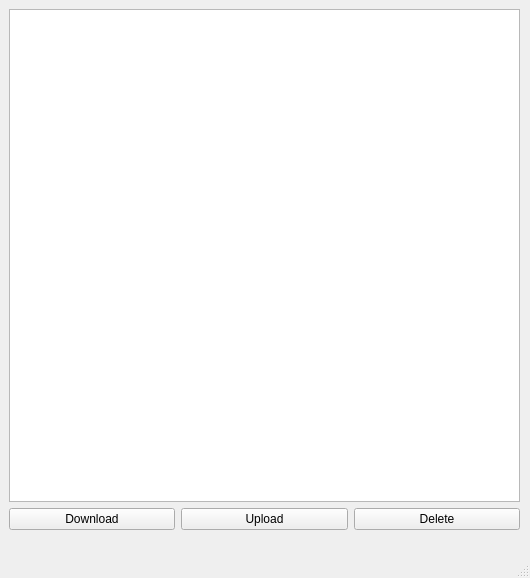
<?xml version="1.0" encoding="UTF-8"?>
<ui version="4.0">
 <class>MainWindow</class>
 <widget class="QMainWindow" name="MainWindow">
  <property name="geometry">
   <rect>
    <x>0</x>
    <y>0</y>
    <width>530</width>
    <height>578</height>
   </rect>
  </property>
  <property name="windowTitle">
   <string>MainWindow</string>
  </property>
  <widget class="QWidget" name="centralwidget">
   <widget class="QWidget" name="verticalLayoutWidget">
    <property name="geometry">
     <rect>
      <x>9</x>
      <y>9</y>
      <width>511</width>
      <height>521</height>
     </rect>
    </property>
    <layout class="QVBoxLayout" name="verticalLayout">
     <item>
      <widget class="QListWidget" name="listWidget"/>
     </item>
     <item>
      <layout class="QHBoxLayout" name="horizontalLayout">
       <item>
        <widget class="QPushButton" name="B_Download">
         <property name="text">
          <string>Download</string>
         </property>
        </widget>
       </item>
       <item>
        <widget class="QPushButton" name="B_Upload">
         <property name="text">
          <string>Upload</string>
         </property>
        </widget>
       </item>
       <item>
        <widget class="QPushButton" name="B_Delete">
         <property name="text">
          <string>Delete</string>
         </property>
        </widget>
       </item>
      </layout>
     </item>
    </layout>
   </widget>
  </widget>
  <widget class="QMenuBar" name="menubar">
   <property name="geometry">
    <rect>
     <x>0</x>
     <y>0</y>
     <width>530</width>
     <height>21</height>
    </rect>
   </property>
  </widget>
  <widget class="QStatusBar" name="statusbar"/>
 </widget>
 <resources/>
 <connections/>
</ui>
